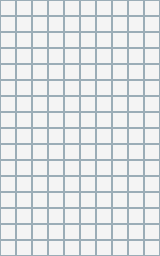

The image is a tile-based game level rendered from a .tmx file. Its description and complete source (layers, tilesets, objects, tile grids) follow:
An orthogonal 10x16 tile map with 16x16 px tiles, 1 tile layer (图块层 1).

<map version="1.10" tiledversion="1.10.1" orientation="orthogonal" renderorder="right-down" width="10" height="16" tilewidth="16" tileheight="16" infinite="0" nextlayerid="2" nextobjectid="1">
 <tileset firstgid="1" source="tile.tsx" />
 <layer id="1" name="图块层 1" width="10" height="16">
  <data encoding="csv">
1,1,1,1,1,1,1,1,1,1,
1,1,1,1,1,1,1,1,1,1,
1,1,1,1,1,1,1,1,1,1,
1,1,1,1,1,1,1,1,1,1,
1,1,1,1,1,1,1,1,1,1,
1,1,1,1,1,1,1,1,1,1,
1,1,1,1,1,1,1,1,1,1,
1,1,1,1,1,1,1,1,1,1,
1,1,1,1,1,1,1,1,1,1,
1,1,1,1,1,1,1,1,1,1,
1,1,1,1,1,1,1,1,1,1,
1,1,1,1,1,1,1,1,1,1,
1,1,1,1,1,1,1,1,1,1,
1,1,1,1,1,1,1,1,1,1,
1,1,1,1,1,1,1,1,1,1,
1,1,1,1,1,1,1,1,1,1
</data>
 </layer>
</map>